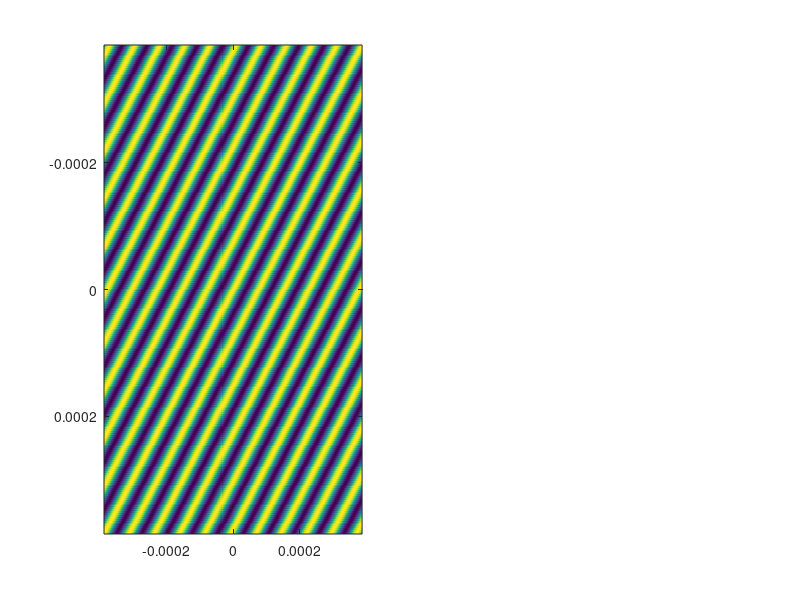

The MATLAB script that drew this image: (Note: this script raises an error after producing the figure.)
clc
clear all
close all

Nx = 2^8;
Ny = 2^8;
DeltaX = 3e-6;
    Fsx = DeltaX;                        % Spatial Sampling frequency along X-axis

DeltaY = DeltaX;
    Fsy = DeltaY;                       % Spatial Sampling frequency along Y-axis

x  = -Nx/2*DeltaX:DeltaX:Nx/2*DeltaX;   % X- Axis
y  = -Ny/2*DeltaY:DeltaY:Ny/2*DeltaY;   % Y- Axis

[X Y] = meshgrid(x,y);

Tx = (2*DeltaX);                        % Fringes period along X-axis
Ty = (2*DeltaY);                        % Fringes period along Y-axis

Fx = ((1)/Tx);                          % #frinjes/longitude -- Adjustable Espatial Frequency X-Axis
Fy = ((1)/Ty);                          % #frinjes/longitude -- Adjustable Espatial Frequency Y-Axis

fxy = 2.*cos(0.5.*Fx.*X + 0.5.*Fy.*Y);                       % Objective Function - (Modificar pesos de Fx y Fy para rotar)
    
    figure
    subplot(121)
    imagesc(x,y,fxy)
    h1 = gca;
    h1.YDir = 'normal';
    h1.XLabel.String = 'x[m]';
    h1.YLabel.String = 'y[m]';
    h1.Title.String  = 'f(x,y)';
    axis square


Fjw = fftshift(fft2((fxy)));                                 % Fourier Transform Objective Function
   
dfx = Fsx/length(x);
freqx = -Fsx/2:dfx:Fsx/2;
dfy = dfx;
freqy = freqx;

absFjw = abs(Fjw);
angFjw = angle(Fjw);

    subplot(122)
    imagesc(freqx,freqy,absFjw);
    h0 = gca;

    h0.XAxisLocation = 'origin';
    h0.YAxisLocation = 'origin';
    h0.YDir = 'normal';
    h0.XLabel.String = 'u[m^{-1}]';
    h0.YLabel.String = 'v[m^{-1}]';
    h0.Title.String  = '|F(u,v)|';
    axis square
    
        
[M I] = max(absFjw(:));
[I_row, I_col] = ind2sub(size(absFjw),I);

hold on

line([freqy(I_col) + dfx/2, - (freqy(I_col) + dfx/2)], [freqx(I_row)+ dfx/2, -(freqx(I_row)+ dfx/2)], 'Color', 'g','LineWidth',1.5,'LineStyle','--');

P1 = [freqy(I_col) + dfy/2, freqx(I_row)+ dfx/2];
P2 = [- (freqy(I_col) + dfy/2), -(freqx(I_row)+ dfx/2)];

% Alternative way to address angle inclination problem
% P1 = [    (I_col - length(freqx)/2) + length(freqx)/2 ,   (I_row - length(freqy)/2) + length(freqy)/2]
% P2 = [    -(I_col - length(freqx)/2) + length(freqx)/2 ,  -(I_row - length(freqy)/2) + length(freqy)/2]

m = (P2(1)-P1(1))/(P2(2)-P1(2)) ;

AnglePointsFreq = atan(m)*(180/(pi))            % Measured form F(u,v)
MeanInclination = (90 - AnglePointsFreq) + 90   % Fringes Tilt Angle F(x,y)

